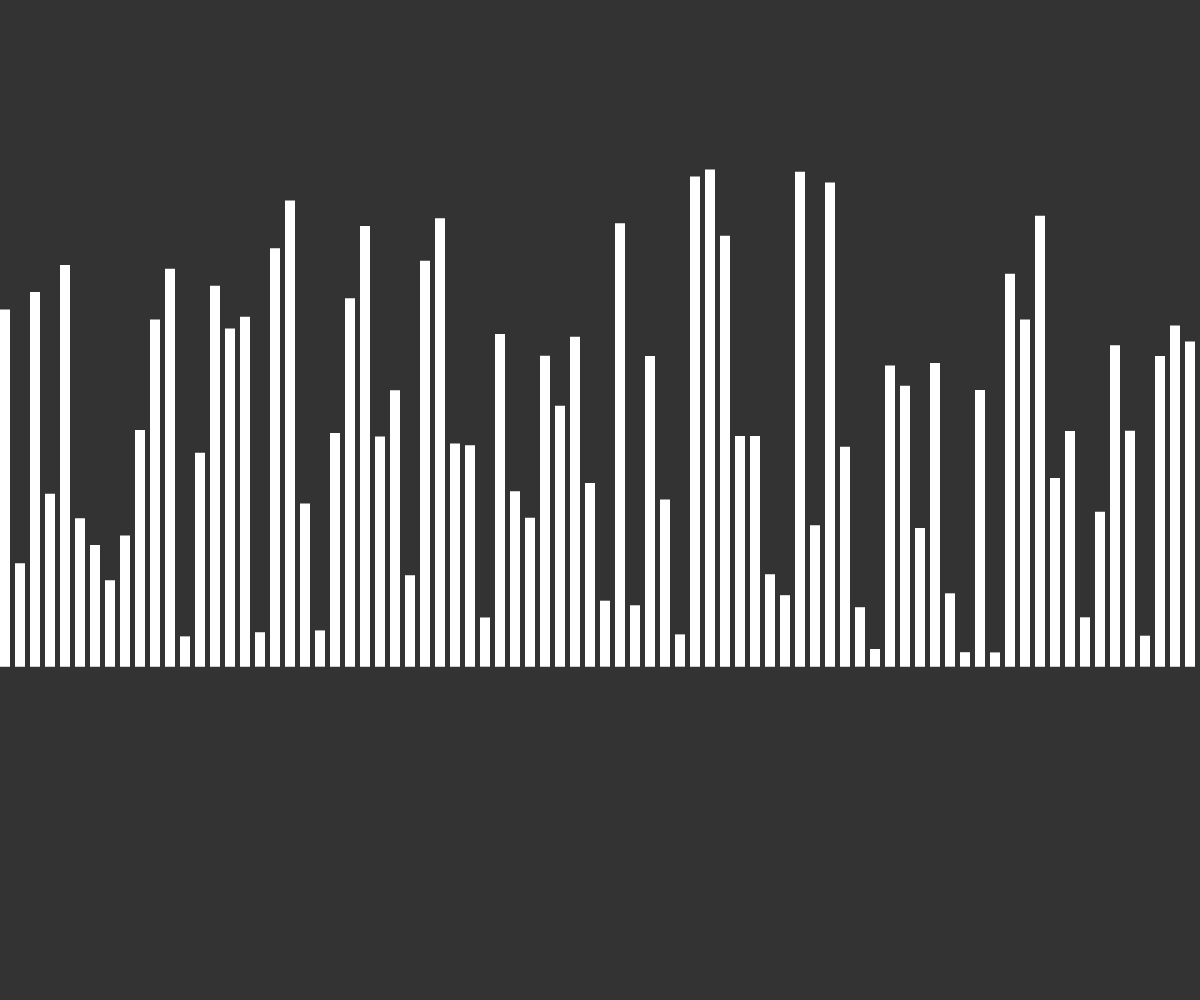
Frame 1 (no input)
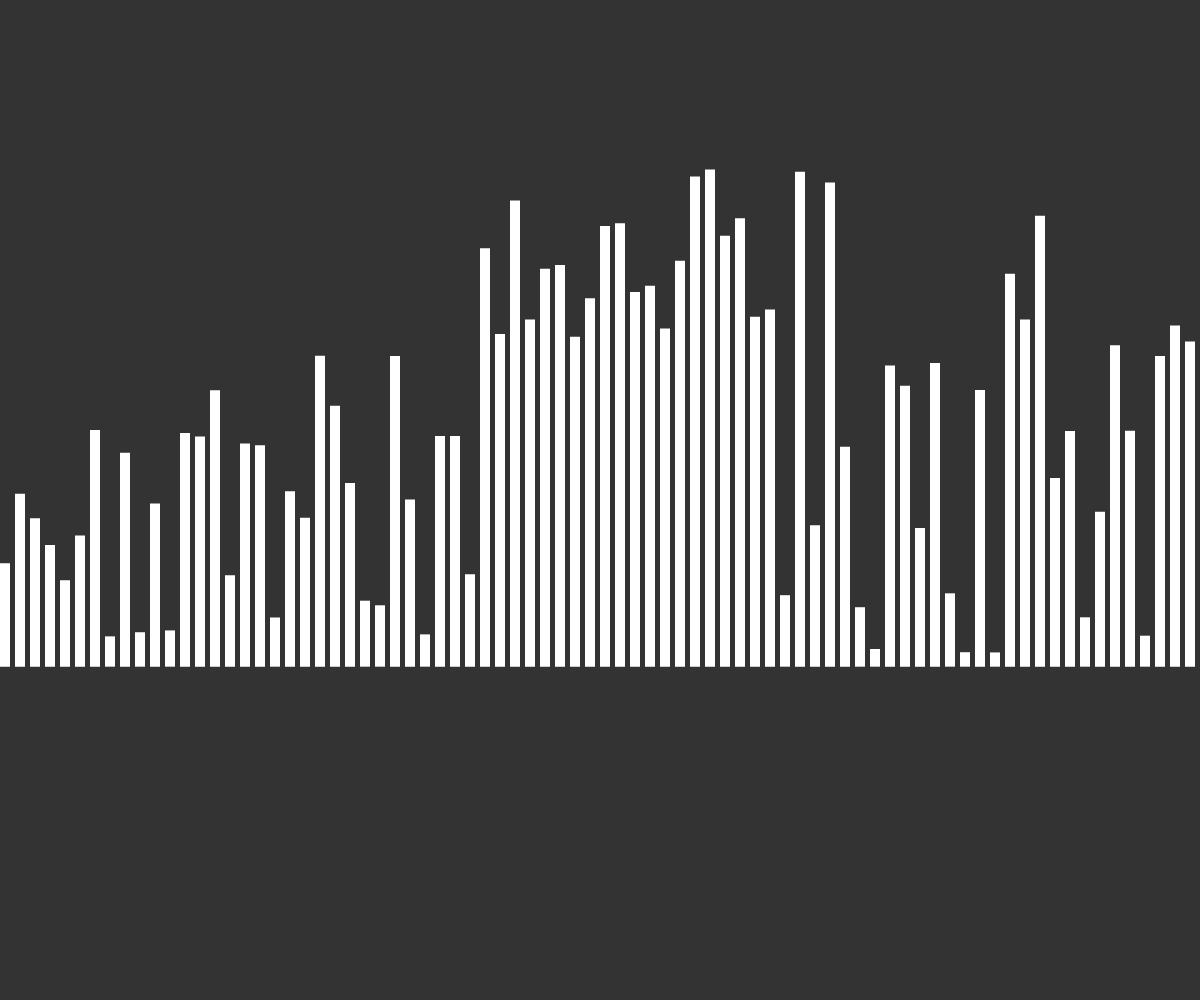
Frame 60 (no input)
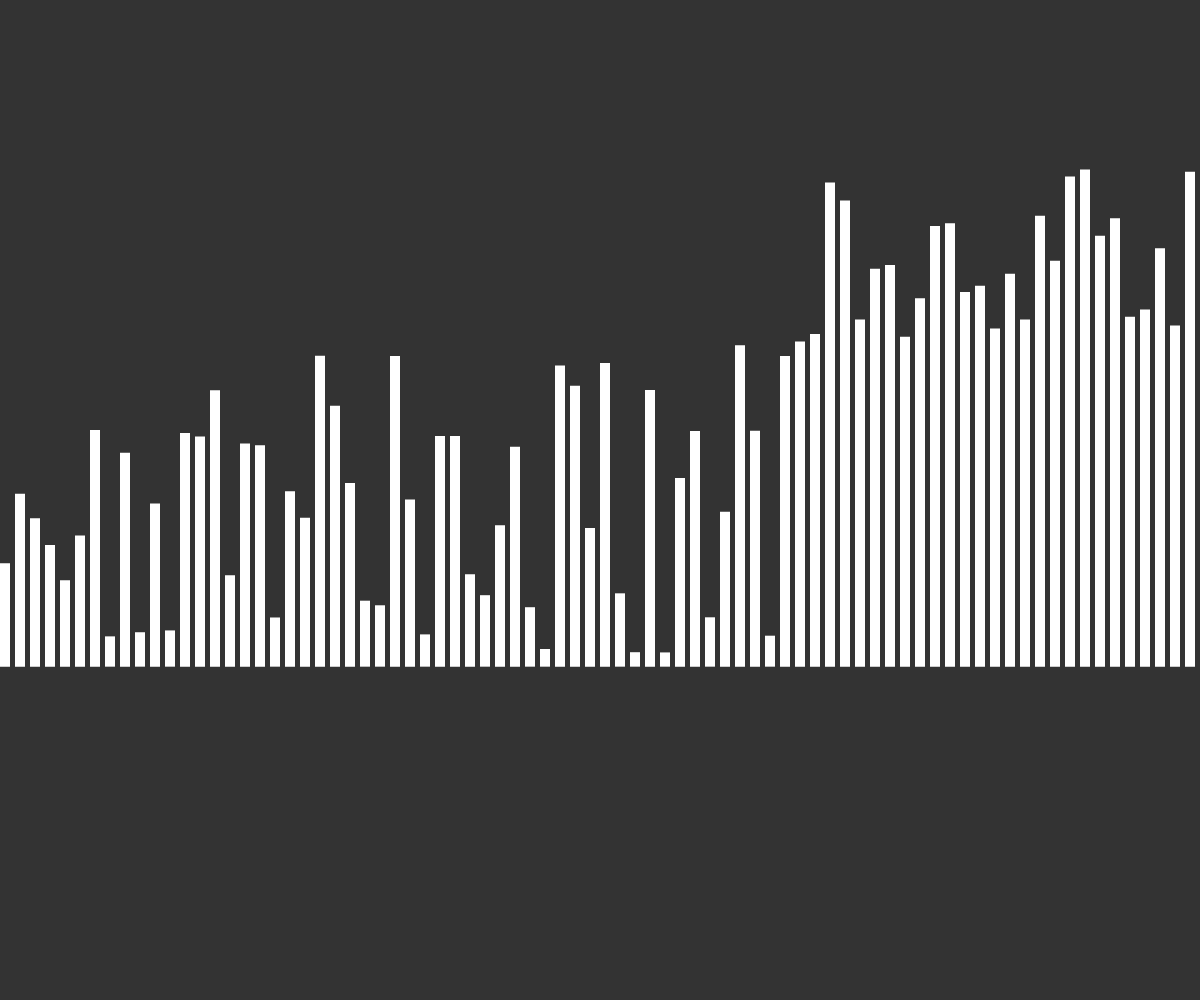
Frame 120 (the mouse pressed at the canvas centre since frame 60)

The p5.js sketch that drew these frames (run headless with seeded random() and noise() and a simulated clock; from frame 60 on, the mouse is pressed at the canvas centre):

// p5.js sketch
// ── sketch.js
let values = [];

function setup() {
    createCanvas(windowWidth, windowHeight);
    values = new Array(floor(width / 15));
    for (let i = 0; i < values.length; i++) {
        values[i] = random(height / 2)
    }
    let sorted = quickSort(values, 0, values.length - 1);
}

async function quickSort(arr, start, end) {
    if (start < end) {
        let index = await partition(arr, start, end);
        quickSort(arr, start, index - 1)
        quickSort(arr, index + 1, end)
    }
    else {
        return arr;
    }
}

async function partition(arr, start, end) {
    let pivotValue = arr[end];
    let pivotIndex = start;
    for (let i = start; i < arr.length; i++) {
        if (arr[i] < pivotValue) {
            await swap(arr, i, pivotIndex);
            pivotIndex++;
        }
    }
    await swap(arr, end, pivotIndex);
    return pivotIndex;
}

async function swap(arr, pos1, pos2) {
    await sleep(50);
    let tmp = arr[pos1];
    arr[pos1] = arr[pos2];
    arr[pos2] = tmp;
}

function sleep(ms) {
    return new Promise(resolve => setTimeout(resolve, ms));
}

function draw() {
    background(51);
    for (let i = 0; i < values.length; i++) {
        noStroke();
        rect(i * 15, (height / 1.5) - values[i], 10, values[i])
    }
}
// ── Index.html
<!DOCTYPE html>
<html lang="">

<head>
    <meta charset="utf-8">
    <meta name="viewport" content="width=device-width, initial-scale=1.0">
    <title>QuickSort</title>
    <style>
        body {
            padding: 0;
            margin: 0 auto;

        }
    </style>
    <script src="../p5.js"></script>

</head>

<body>
    <script src="sketch.js"></script>
</body>

</html>
